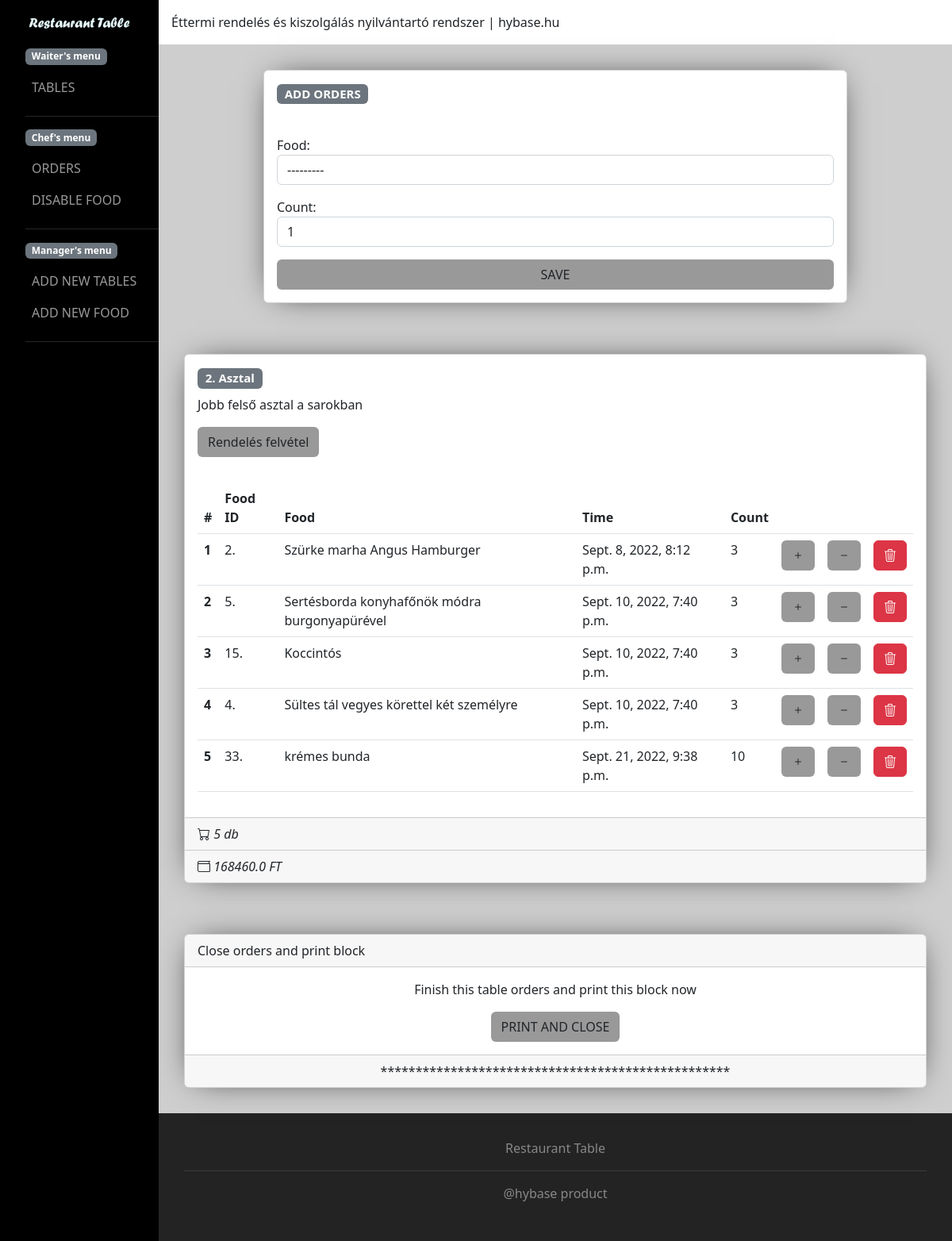
/table/2, run on the app's committed database.
### table/models.py (models this page shows, shortened)
class Table(models.Model):
    t_id = models.IntegerField(null=False,blank=False,unique=True)
    description = models.TextField(blank=True,null=True)
    is_reserved = models.BooleanField(default=False)
    is_active = models.BooleanField(default=True)
    def get_table_order_count(self):
        count = 0
        for i in self.get_table_current_orders():
            for k in i.orders.all():
                count += 1
        return count
    def get_table_order_price(self):
        table_orders = TableOrderModels.TableOrder.objects.filter(table=self.pk,is_finished=False)
        price = 0.0
        for o in table_orders:
            price += o.get_price()
        return price
    def get_table_current_orders(self):
        tableOrders=TableOrderModels.TableOrder.objects.filter(table=self.pk,is_finished=False)
        return tableOrders

### order/models.py (models this page shows, shortened)
class Order(models.Model):
    food = models.ForeignKey(Food, on_delete=models.SET_NULL, null=True)
    count = models.IntegerField(blank=False, null=False, default=1)
    created_at = models.DateTimeField(auto_created=True, auto_now_add=True)

class TableOrder(models.Model):
    orders = models.ManyToManyField(to=Order)
    table = models.ForeignKey(Table, on_delete=models.SET_NULL, null=True,related_name="tables_orders")
    is_finished = models.BooleanField(default=False)
    created_at = models.DateTimeField(auto_created=True, auto_now_add=True)
    def get_price(self):
        price = 0
        for o in self.orders.all():
            price += o.food.price * o.count
        return price

### food/models.py (models this page shows, shortened)
class Food(models.Model):
    f_id = models.IntegerField(blank=False,null=False,unique=True)
    name = models.CharField(max_length=60,blank=False,null=False,unique=True)
    description = models.TextField()
    price = models.FloatField(default=0.0)
    category = models.CharField(choices=category,max_length=2,blank=False,null=False)
    is_active = models.BooleanField(default=True)
    class Meta:
        ordering = ['category','name']
    def __str__(self):
        return "["+str(self.category) +"] " + self.name

### table/views.py (the view, shortened to what this page needs)
# urls.py: path('table/<int:pk>',table_view,name="table_view"),
def table_view(request, pk):
    table = Table.objects.get(pk=pk)
    order_form = OrderForm()
    context = {
        'table': table,
        'form':order_form
    }
    return render(request, 'table/table_view.html', context)

### order/forms.py
class OrderForm(ModelForm):
    class Meta:
        model = Order
        fields = ["food","count"]
    def __init__(self,*args,**kwargs):
        super(ModelForm,self).__init__(*args,**kwargs)
        for visible in self.visible_fields():
            visible.field.widget.attrs['class'] = 'form-control'

### templates/table/table_view.html (shortened to what this page needs)
{% extends 'includes/main.html' %}
{% load static %}
{%block content%}
<div class="_container" style="max-width:50rem;margin:0px auto">
    <div class="card _shadow">
        <div class="card-body">
          <h5 class="card-title"><span class="badge bg-secondary">ADD ORDERS</span></h5>
        </div>
        <form action="{% url 'orders:add_orders' table.pk %}" method="POST">
            <div class="card-body">
                {{form.as_p}}
                <button type="submit" class="btn _btn w-100">SAVE</button>
            </div>
        </form>
    </div>
</div>
<div class="_container">
    <div class="card _shadow">
        <div class="card-body">
          <h5 class="card-title"><span class="badge bg-secondary">{{table.id}}. Asztal</span></h5>
            <p class="card-text">{{table.description}}</p>
            <a href="#" class="btn _btn">Rendelés felvétel</a>
        </div>
        <div class="card-body table-responsive">
            <table class="table">
                <thead>
                    <tr>
                        <th scope="col">#</th>
                        <th scope="col">Food ID</th>
                        <th scope="col">Food</th>
                        <th scope="col">Time</th>
                        <th scope="col">Count</th>
                        <th scope="col" width="10rem"></th>
                        <th scope="col" width="10rem"></th>
                        <th scope="col" width="10rem"></th>
                    </tr>
                </thead>
                <tbody>
                {% for table_orders in table.get_table_current_orders.all %}
                    {% for order in table_orders.orders.all %}
                    <tr>
                        <th scope="row">{{forloop.counter}}</th>
                        <td>{{order.food.f_id}}.</td>
                        <td>{{order.food.name}}</td>
                        <td>{{order.created_at}}</td>
                        <td>{{order.count}}</td>
                        <form action="" method="post">
                            <td><button type="submit" class="btn _btn" name="add" value="xcv"><i class="bi bi-plus"></i></button></td>
                        </form>
                        <form action="" method="post">
                            <td><button class="btn _btn" name="minus" value="xvv"><i class="bi bi-dash"></i></button></td>
                        </form>
                        <form action="{% url 'orders:delete_orders' table_pk=table.pk order_pk=order.pk  %}" method="post">
                            <td><button class="btn btn-danger"><i class="bi bi-trash3"></i></button></td>
                        </form>
                    </tr>
                    {% endfor %}
                {% endfor %}
                </tbody>
            </table>
        </div>
        <div class="card-footer">
            <i class="bi bi-cart"> {{table.get_table_order_count}} db</i>
        </div>
        <div class="card-footer">
            <i class="bi bi-wallet"> {{table.get_table_order_price}} FT</i>
        </div>
    </div>
</div>
<div class="_container">
    <div class="card _shadow">
        <div class="card-header">Close orders and print block</div>
        <div class="card-body text-center">
            {% for table_order in table.get_table_current_orders.all %}
            <form action="{% url 'orders:close_order' table_order.pk %}">
                <p>Finish this table orders and print this block now</p>
                <button type="submit" class="btn _btn">PRINT AND CLOSE</button>
            {%endfor%}
            </form>
        </div>
        <div class="card-footer text-center">**************************************************</div>
    </div>
</div>
{%endblock content%}

### static/css/main.css (style rules this page uses)
:root { --primary:#000; --primary-dark:#232323; --secondary:#888; --primary-light:#822569; --secondary-light:#999; }
body { background-color:#CECECE; }
._shadow { box-shadow: 0px 0px 40px -16px rgba(0,0,0,1); -webkit-box-shadow: 0px 0px 40px -16px rgba(0,0,0,1); -moz-box-shadow: 0px 0px 40px -16px rgba(0,0,0,1); }
._container { width:100%; padding:2rem; }
._btn { background-color:var(--secondary-light); }

### data on the page
Table: id "2", description "Jobb felső asztal a sarokban", get_table_order_count "5", get_table_order_price "168460.0"
Order: food.f_id "2", food.name "Szürke marha Angus Hamburger", created_at "Sept. 8, 2022, 8:12 p.m.", count "3"
Order: food.f_id "5", food.name "Sertésborda konyhafőnök módra burgonyapürével", created_at "Sept. 10, 2022, 7:40 p.m.", count "3"
Order: food.f_id "15", food.name "Koccintós", created_at "Sept. 10, 2022, 7:40 p.m.", count "3"
Order: food.f_id "4", food.name "Sültes tál vegyes körettel két személyre", created_at "Sept. 10, 2022, 7:40 p.m.", count "3"
Order: food.f_id "33", food.name "krémes bunda", created_at "Sept. 21, 2022, 9:38 p.m.", count "10"
